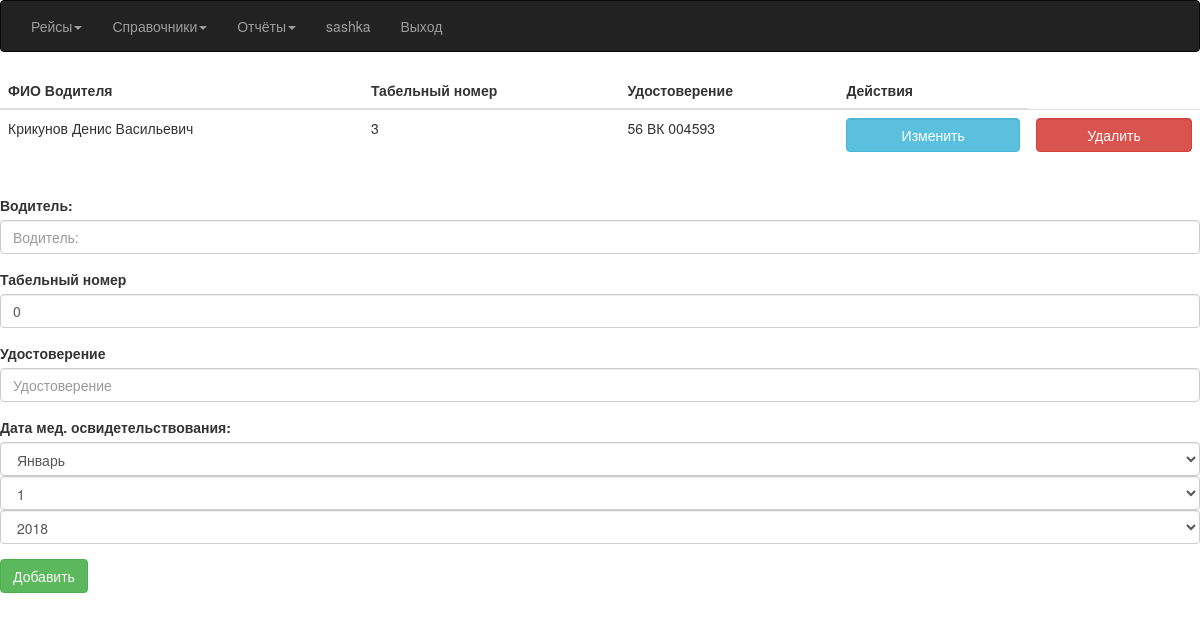
Page /Driver/ (signed in) on the earlier database version.
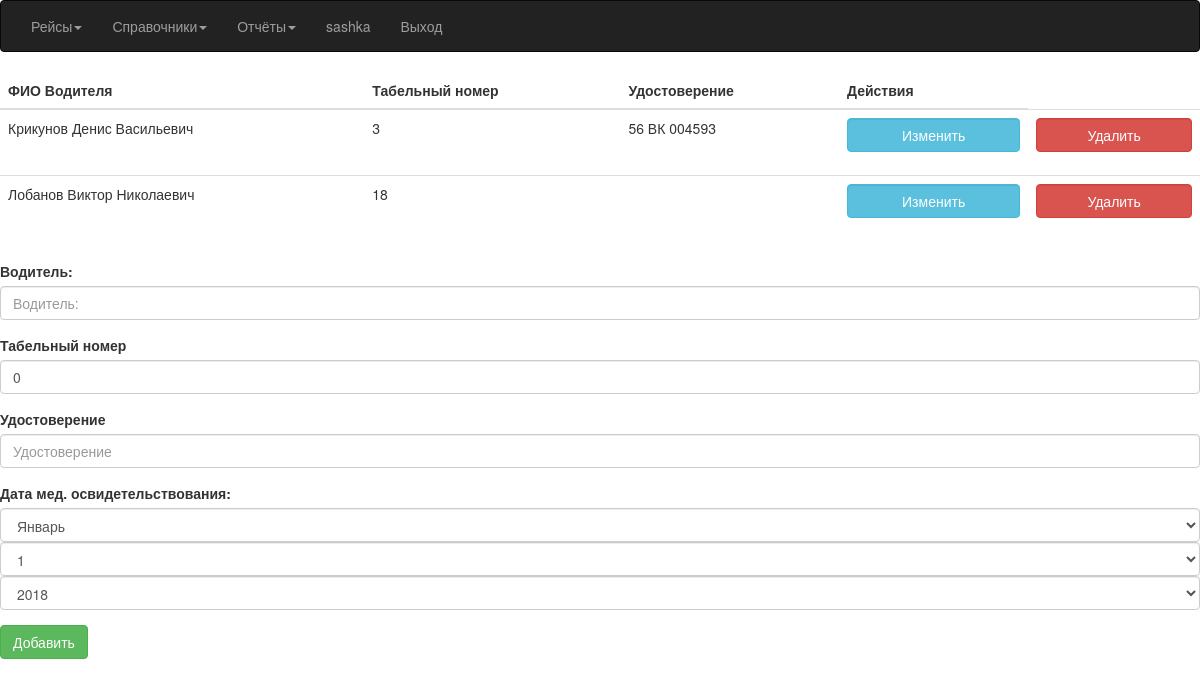
Same page on the later database version.
### Avtoregion/models.py (models this page shows, shortened)
class Driver(models.Model):
    id_driver = models.AutoField(primary_key=True)
    name = models.CharField(max_length=50, verbose_name='Водитель')
    full_name = models.CharField(max_length=100, blank=True)
    driver_card = models.CharField(max_length=50, blank=True)
    personnel_number = models.DecimalField(decimal_places=0, max_digits=10, blank=True, default=0)
    date_med = models.DateField(blank=True)

### Avtoregion/views.py (the view)
# urls.py: url(r'^Driver/$', views.DriverViewList.as_view(), name='DriverList'),
class DriverViewList(LoginRequiredMixin, ListView):
    model = Driver
    template_name = 'driver.html'
    context_object_name = 'qDriver'
    def get_context_data(self, **kwargs):
        context = super().get_context_data(**kwargs)
        context['form'] = DriverForm()
        return context

### Avtoregion/forms.py
class DriverForm(ModelForm):
    date_med = DateField(widget=SelectDateWidget(), label='Дата мед. освидетельствования:')
    class Meta:
        model = Driver
        fields = ['name', 'personnel_number', 'driver_card', 'date_med']
        labels = {'name': 'Водитель:', 'personnel_number': 'Табельный номер',
                  'driver_card': 'Удостоверение',}

### templates/driver.html (shortened to what this page needs)
{% extends "index.html" %}
{% load bootstrap3 %}
{% block content %}
		{% if qDriver %}
			<div class="table-responsive">
				<table class="table table-hover">
					<thead>
					<th>ФИО Водителя</th>
					<th>Табельный номер</th>
					<th>Удостоверение</th>
					<th>Действия</th>
					</thead>
					<tbody>
					{% for q in qDriver %}
						<tr>
							<td>
								{{ q.name }}
							</td>
							<td>
								{{ q.personnel_number }}
							</td>
							<td>
								{{ q.driver_card }}
							</td>
							<td>
								<div class="form-group">
									<form action="update{{ q.pk }}" method="get">
										<button class="btn btn-info form-control">Изменить</button>
									</form>
								</div>
							</td>
							<td>
								<div class="form-group">
									<form action="{% url 'DriverDelete' %}" method="post">
										<button class="btn btn-danger form-control delete-confirmation">Удалить</button>
									</form>
								</div>
							</td>
						 </tr>
					{% endfor %}
					</tbody>
				</table>
			</div>
		{% endif %}
		<form action="add" method="post">
			{% for field in form %}
				{% bootstrap_field field %}
			{% endfor %}
			<button class="btn btn-success">Добавить</button>
		</form>
{% endblock %}

Differences in the rows shown:
added Driver: name "Лобанов Виктор Николаевич", personnel_number "18"
